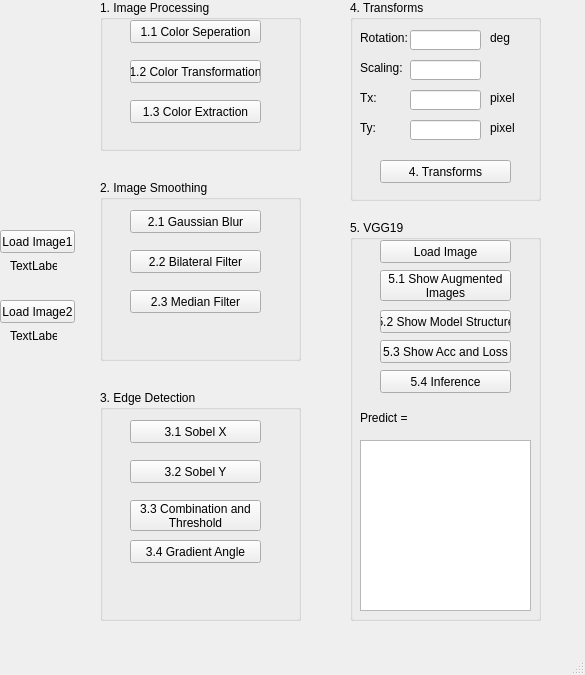
<?xml version="1.0" encoding="UTF-8"?>
<ui version="4.0">
 <class>MainWindow</class>
 <widget class="QMainWindow" name="MainWindow">
  <property name="geometry">
   <rect>
    <x>0</x>
    <y>0</y>
    <width>585</width>
    <height>675</height>
   </rect>
  </property>
  <property name="windowTitle">
   <string>MainWindow</string>
  </property>
  <widget class="QWidget" name="centralwidget">
   <widget class="QGroupBox" name="VGG19">
    <property name="geometry">
     <rect>
      <x>350</x>
      <y>220</y>
      <width>191</width>
      <height>401</height>
     </rect>
    </property>
    <property name="sizePolicy">
     <sizepolicy hsizetype="Expanding" vsizetype="Expanding">
      <horstretch>0</horstretch>
      <verstretch>0</verstretch>
     </sizepolicy>
    </property>
    <property name="title">
     <string>5. VGG19</string>
    </property>
    <widget class="QPushButton" name="LoadImage_2">
     <property name="geometry">
      <rect>
       <x>30</x>
       <y>20</y>
       <width>131</width>
       <height>23</height>
      </rect>
     </property>
     <property name="sizePolicy">
      <sizepolicy hsizetype="Expanding" vsizetype="Expanding">
       <horstretch>0</horstretch>
       <verstretch>0</verstretch>
      </sizepolicy>
     </property>
     <property name="text">
      <string>Load Image</string>
     </property>
    </widget>
    <widget class="QPushButton" name="ShowAugmentedImages_2">
     <property name="geometry">
      <rect>
       <x>30</x>
       <y>50</y>
       <width>131</width>
       <height>31</height>
      </rect>
     </property>
     <property name="sizePolicy">
      <sizepolicy hsizetype="Expanding" vsizetype="Expanding">
       <horstretch>0</horstretch>
       <verstretch>0</verstretch>
      </sizepolicy>
     </property>
     <property name="text">
      <string>5.1 Show Augmented 
Images</string>
     </property>
    </widget>
    <widget class="QPushButton" name="ShowModelStructure_2">
     <property name="geometry">
      <rect>
       <x>30</x>
       <y>90</y>
       <width>131</width>
       <height>23</height>
      </rect>
     </property>
     <property name="sizePolicy">
      <sizepolicy hsizetype="Expanding" vsizetype="Expanding">
       <horstretch>0</horstretch>
       <verstretch>0</verstretch>
      </sizepolicy>
     </property>
     <property name="text">
      <string>5.2 Show Model Structure</string>
     </property>
    </widget>
    <widget class="QPushButton" name="ShowAccAndLoss_2">
     <property name="geometry">
      <rect>
       <x>30</x>
       <y>120</y>
       <width>131</width>
       <height>23</height>
      </rect>
     </property>
     <property name="sizePolicy">
      <sizepolicy hsizetype="Expanding" vsizetype="Expanding">
       <horstretch>0</horstretch>
       <verstretch>0</verstretch>
      </sizepolicy>
     </property>
     <property name="text">
      <string>5.3 Show Acc and Loss</string>
     </property>
    </widget>
    <widget class="QPushButton" name="Inference_2">
     <property name="geometry">
      <rect>
       <x>30</x>
       <y>150</y>
       <width>131</width>
       <height>23</height>
      </rect>
     </property>
     <property name="sizePolicy">
      <sizepolicy hsizetype="Expanding" vsizetype="Expanding">
       <horstretch>0</horstretch>
       <verstretch>0</verstretch>
      </sizepolicy>
     </property>
     <property name="text">
      <string>5.4 Inference</string>
     </property>
    </widget>
    <widget class="QLabel" name="label_Predict_2">
     <property name="geometry">
      <rect>
       <x>10</x>
       <y>190</y>
       <width>51</width>
       <height>16</height>
      </rect>
     </property>
     <property name="text">
      <string>Predict = </string>
     </property>
    </widget>
    <widget class="QGraphicsView" name="graphicsView_PredictImage_2">
     <property name="enabled">
      <bool>true</bool>
     </property>
     <property name="geometry">
      <rect>
       <x>10</x>
       <y>220</y>
       <width>171</width>
       <height>171</height>
      </rect>
     </property>
     <property name="toolTip">
      <string/>
     </property>
     <property name="statusTip">
      <string/>
     </property>
     <property name="whatsThis">
      <string/>
     </property>
     <property name="accessibleName">
      <string/>
     </property>
     <property name="accessibleDescription">
      <string/>
     </property>
     <property name="inputMethodHints">
      <set>Qt::ImhNone</set>
     </property>
     <property name="frameShadow">
      <enum>QFrame::Sunken</enum>
     </property>
    </widget>
   </widget>
   <widget class="QPushButton" name="LoadImage2">
    <property name="geometry">
     <rect>
      <x>0</x>
      <y>300</y>
      <width>75</width>
      <height>23</height>
     </rect>
    </property>
    <property name="text">
     <string>Load Image2</string>
    </property>
   </widget>
   <widget class="QGroupBox" name="ImageSmoothing">
    <property name="geometry">
     <rect>
      <x>100</x>
      <y>180</y>
      <width>201</width>
      <height>181</height>
     </rect>
    </property>
    <property name="sizePolicy">
     <sizepolicy hsizetype="Expanding" vsizetype="Expanding">
      <horstretch>0</horstretch>
      <verstretch>0</verstretch>
     </sizepolicy>
    </property>
    <property name="title">
     <string>2. Image Smoothing</string>
    </property>
    <widget class="QPushButton" name="GaussianBlur_2">
     <property name="geometry">
      <rect>
       <x>30</x>
       <y>30</y>
       <width>131</width>
       <height>23</height>
      </rect>
     </property>
     <property name="text">
      <string>2.1 Gaussian Blur</string>
     </property>
    </widget>
    <widget class="QPushButton" name="MedianFilter_2">
     <property name="geometry">
      <rect>
       <x>30</x>
       <y>110</y>
       <width>131</width>
       <height>23</height>
      </rect>
     </property>
     <property name="text">
      <string>2.3 Median Filter</string>
     </property>
    </widget>
    <widget class="QPushButton" name="BilateralFilter_2">
     <property name="geometry">
      <rect>
       <x>30</x>
       <y>70</y>
       <width>131</width>
       <height>23</height>
      </rect>
     </property>
     <property name="text">
      <string>2.2 Bilateral Filter</string>
     </property>
    </widget>
   </widget>
   <widget class="QPushButton" name="LoadImage1">
    <property name="geometry">
     <rect>
      <x>0</x>
      <y>230</y>
      <width>75</width>
      <height>23</height>
     </rect>
    </property>
    <property name="text">
     <string>Load Image1</string>
    </property>
   </widget>
   <widget class="QGroupBox" name="ImageProcessing">
    <property name="geometry">
     <rect>
      <x>100</x>
      <y>0</y>
      <width>201</width>
      <height>151</height>
     </rect>
    </property>
    <property name="sizePolicy">
     <sizepolicy hsizetype="Expanding" vsizetype="Expanding">
      <horstretch>0</horstretch>
      <verstretch>0</verstretch>
     </sizepolicy>
    </property>
    <property name="title">
     <string>1. Image Processing</string>
    </property>
    <widget class="QPushButton" name="ColorSeperation_2">
     <property name="geometry">
      <rect>
       <x>30</x>
       <y>20</y>
       <width>131</width>
       <height>23</height>
      </rect>
     </property>
     <property name="text">
      <string>1.1 Color Seperation</string>
     </property>
    </widget>
    <widget class="QPushButton" name="ColorTransformation_2">
     <property name="geometry">
      <rect>
       <x>30</x>
       <y>60</y>
       <width>131</width>
       <height>23</height>
      </rect>
     </property>
     <property name="text">
      <string>1.2 Color Transformation</string>
     </property>
    </widget>
    <widget class="QPushButton" name="ColorExtraction_2">
     <property name="geometry">
      <rect>
       <x>30</x>
       <y>100</y>
       <width>131</width>
       <height>23</height>
      </rect>
     </property>
     <property name="text">
      <string>1.3 Color Extraction</string>
     </property>
    </widget>
   </widget>
   <widget class="QGroupBox" name="EdgeDetection">
    <property name="geometry">
     <rect>
      <x>100</x>
      <y>390</y>
      <width>201</width>
      <height>231</height>
     </rect>
    </property>
    <property name="sizePolicy">
     <sizepolicy hsizetype="Expanding" vsizetype="Expanding">
      <horstretch>0</horstretch>
      <verstretch>0</verstretch>
     </sizepolicy>
    </property>
    <property name="title">
     <string>3. Edge Detection</string>
    </property>
    <widget class="QPushButton" name="SobelX_2">
     <property name="geometry">
      <rect>
       <x>30</x>
       <y>30</y>
       <width>131</width>
       <height>23</height>
      </rect>
     </property>
     <property name="text">
      <string>3.1 Sobel X</string>
     </property>
    </widget>
    <widget class="QPushButton" name="CombinationAndThreshold_2">
     <property name="geometry">
      <rect>
       <x>30</x>
       <y>110</y>
       <width>131</width>
       <height>31</height>
      </rect>
     </property>
     <property name="text">
      <string>3.3 Combination and 
Threshold</string>
     </property>
    </widget>
    <widget class="QPushButton" name="SobelY_2">
     <property name="geometry">
      <rect>
       <x>30</x>
       <y>70</y>
       <width>131</width>
       <height>23</height>
      </rect>
     </property>
     <property name="text">
      <string>3.2 Sobel Y</string>
     </property>
    </widget>
    <widget class="QPushButton" name="GradientAngle_2">
     <property name="geometry">
      <rect>
       <x>30</x>
       <y>150</y>
       <width>131</width>
       <height>23</height>
      </rect>
     </property>
     <property name="text">
      <string>3.4 Gradient Angle</string>
     </property>
    </widget>
   </widget>
   <widget class="QGroupBox" name="Transforms">
    <property name="geometry">
     <rect>
      <x>350</x>
      <y>0</y>
      <width>191</width>
      <height>201</height>
     </rect>
    </property>
    <property name="sizePolicy">
     <sizepolicy hsizetype="Expanding" vsizetype="Expanding">
      <horstretch>0</horstretch>
      <verstretch>0</verstretch>
     </sizepolicy>
    </property>
    <property name="title">
     <string>4. Transforms</string>
    </property>
    <widget class="QLabel" name="Rotation_2">
     <property name="geometry">
      <rect>
       <x>10</x>
       <y>30</y>
       <width>51</width>
       <height>16</height>
      </rect>
     </property>
     <property name="text">
      <string>Rotation: </string>
     </property>
    </widget>
    <widget class="QLabel" name="Scaling_2">
     <property name="geometry">
      <rect>
       <x>10</x>
       <y>60</y>
       <width>51</width>
       <height>16</height>
      </rect>
     </property>
     <property name="text">
      <string>Scaling: </string>
     </property>
    </widget>
    <widget class="QLabel" name="Tx_2">
     <property name="geometry">
      <rect>
       <x>10</x>
       <y>90</y>
       <width>51</width>
       <height>16</height>
      </rect>
     </property>
     <property name="text">
      <string>Tx: </string>
     </property>
    </widget>
    <widget class="QLabel" name="Ty_2">
     <property name="geometry">
      <rect>
       <x>10</x>
       <y>120</y>
       <width>51</width>
       <height>16</height>
      </rect>
     </property>
     <property name="text">
      <string>Ty: </string>
     </property>
    </widget>
    <widget class="QPushButton" name="Transforms_3">
     <property name="geometry">
      <rect>
       <x>30</x>
       <y>160</y>
       <width>131</width>
       <height>23</height>
      </rect>
     </property>
     <property name="text">
      <string>4. Transforms</string>
     </property>
    </widget>
    <widget class="QLineEdit" name="lineEdit_Rotation_2">
     <property name="geometry">
      <rect>
       <x>60</x>
       <y>30</y>
       <width>71</width>
       <height>20</height>
      </rect>
     </property>
    </widget>
    <widget class="QLineEdit" name="lineEdit_Scaling_2">
     <property name="geometry">
      <rect>
       <x>60</x>
       <y>60</y>
       <width>71</width>
       <height>20</height>
      </rect>
     </property>
    </widget>
    <widget class="QLineEdit" name="lineEdit_Tx_2">
     <property name="geometry">
      <rect>
       <x>60</x>
       <y>90</y>
       <width>71</width>
       <height>20</height>
      </rect>
     </property>
    </widget>
    <widget class="QLineEdit" name="lineEdit_Ty_2">
     <property name="geometry">
      <rect>
       <x>60</x>
       <y>120</y>
       <width>71</width>
       <height>20</height>
      </rect>
     </property>
    </widget>
    <widget class="QLabel" name="deg_2">
     <property name="geometry">
      <rect>
       <x>140</x>
       <y>30</y>
       <width>31</width>
       <height>16</height>
      </rect>
     </property>
     <property name="text">
      <string>deg</string>
     </property>
    </widget>
    <widget class="QLabel" name="pixel_3">
     <property name="geometry">
      <rect>
       <x>140</x>
       <y>90</y>
       <width>31</width>
       <height>16</height>
      </rect>
     </property>
     <property name="text">
      <string>pixel</string>
     </property>
    </widget>
    <widget class="QLabel" name="pixel_4">
     <property name="geometry">
      <rect>
       <x>140</x>
       <y>120</y>
       <width>31</width>
       <height>16</height>
      </rect>
     </property>
     <property name="text">
      <string>pixel</string>
     </property>
    </widget>
   </widget>
   <widget class="QLabel" name="FileName_Image1">
    <property name="geometry">
     <rect>
      <x>10</x>
      <y>260</y>
      <width>47</width>
      <height>12</height>
     </rect>
    </property>
    <property name="text">
     <string>TextLabel</string>
    </property>
   </widget>
   <widget class="QLabel" name="FileName_Image2">
    <property name="geometry">
     <rect>
      <x>10</x>
      <y>330</y>
      <width>47</width>
      <height>12</height>
     </rect>
    </property>
    <property name="text">
     <string>TextLabel</string>
    </property>
   </widget>
  </widget>
  <widget class="QMenuBar" name="menubar">
   <property name="geometry">
    <rect>
     <x>0</x>
     <y>0</y>
     <width>585</width>
     <height>21</height>
    </rect>
   </property>
  </widget>
  <widget class="QStatusBar" name="statusbar"/>
 </widget>
 <resources/>
 <connections/>
</ui>
